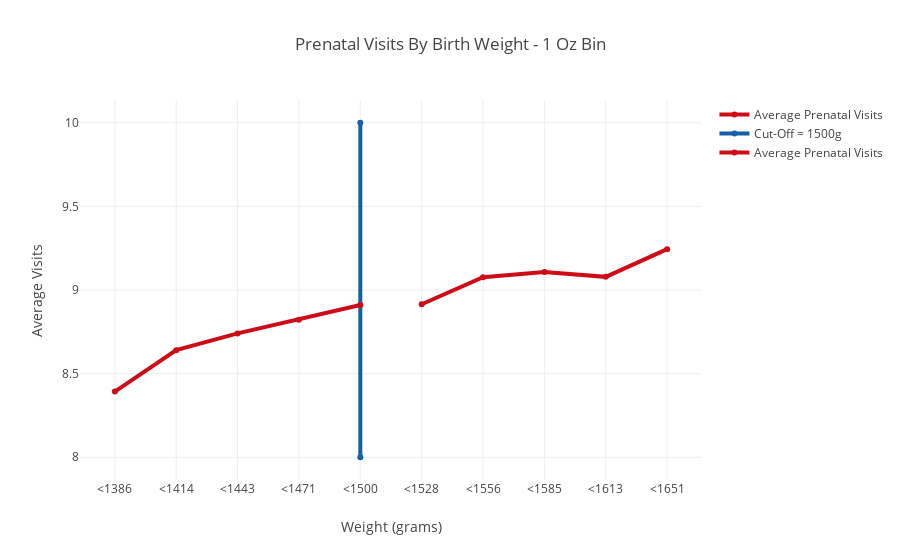

The notebook cell saved with this chart:
### Code cell
# Plot Mothers Education vs Birthweight
trace_0_data = birth_df[birth_df['bweight'] >= 1500].groupby("birth_bins_1_oz").mean()["nprenatal"].values
ounces_0 = list(birth_df[birth_df['bweight'] >= 1500].groupby("birth_bins_1_oz").mean()["nprenatal"].index)

trace_1_data = birth_df[birth_df['bweight'] < 1500].groupby("birth_bins_1_oz").mean()["nprenatal"].values
ounces_1 = list(birth_df[birth_df['bweight'] < 1500].groupby("birth_bins_1_oz").mean()["nprenatal"].index)

trace0 = go.Scatter(
    x = ounces_0,
    y = trace_0_data,
    name = 'Average Prenatal Visits',
    line = dict(
        color = ('rgb(205, 12, 24)'),
        width = 4)
)

trace1 = go.Scatter(
x = ["<1500","<1500"],
y = [8, 10],
name = "Cut-Off = 1500g",
    line = dict(
        color = ('rgb(22, 96, 167)'),
        width = 4,))

trace2 = go.Scatter(
    x = ounces_1,
    y = trace_1_data,
    name = 'Average Prenatal Visits',
    line = dict(
        color = ('rgb(205, 12, 24)'),
        width = 4)
)

traces = [trace0, trace1, trace2]

layout = dict(title = f'Prenatal Visits By Birth Weight - 1 Oz Bin',
              xaxis = dict(title = 'Weight (grams)'),
              yaxis = dict(title = f'Average Visits'))

fig = dict(data=traces, layout=layout)

iplot(fig, filename='styled-line')

### Figure 1 — Plotly figure (JSON) as saved in the notebook; plotly's stock layout.template omitted (floating-point values rounded to 4 significant figures)
{"data": [{"line": {"color": "rgb(205, 12, 24)", "width": 4}, "name": "Average Prenatal Visits", "type": "scatter", "x": ["<1386", "<1414", "<1443", "<1471", "<1500", "<1528", "<1556", "<1585", "<1613", "<1651"], "y": [null, null, null, null, null, 8.915, 9.076, 9.108, 9.079, 9.244]}, {"line": {"color": "rgb(22, 96, 167)", "width": 4}, "name": "Cut-Off = 1500g", "type": "scatter", "x": ["<1500", "<1500"], "y": [8, 10]}, {"line": {"color": "rgb(205, 12, 24)", "width": 4}, "name": "Average Prenatal Visits", "type": "scatter", "x": ["<1386", "<1414", "<1443", "<1471", "<1500", "<1528", "<1556", "<1585", "<1613", "<1651"], "y": [8.393, 8.64, 8.741, 8.822, 8.91, null, null, null, null, null]}], "layout": {"title": "Prenatal Visits By Birth Weight - 1 Oz Bin", "xaxis": {"title": "Weight (grams)"}, "yaxis": {"title": "Average Visits"}}}
